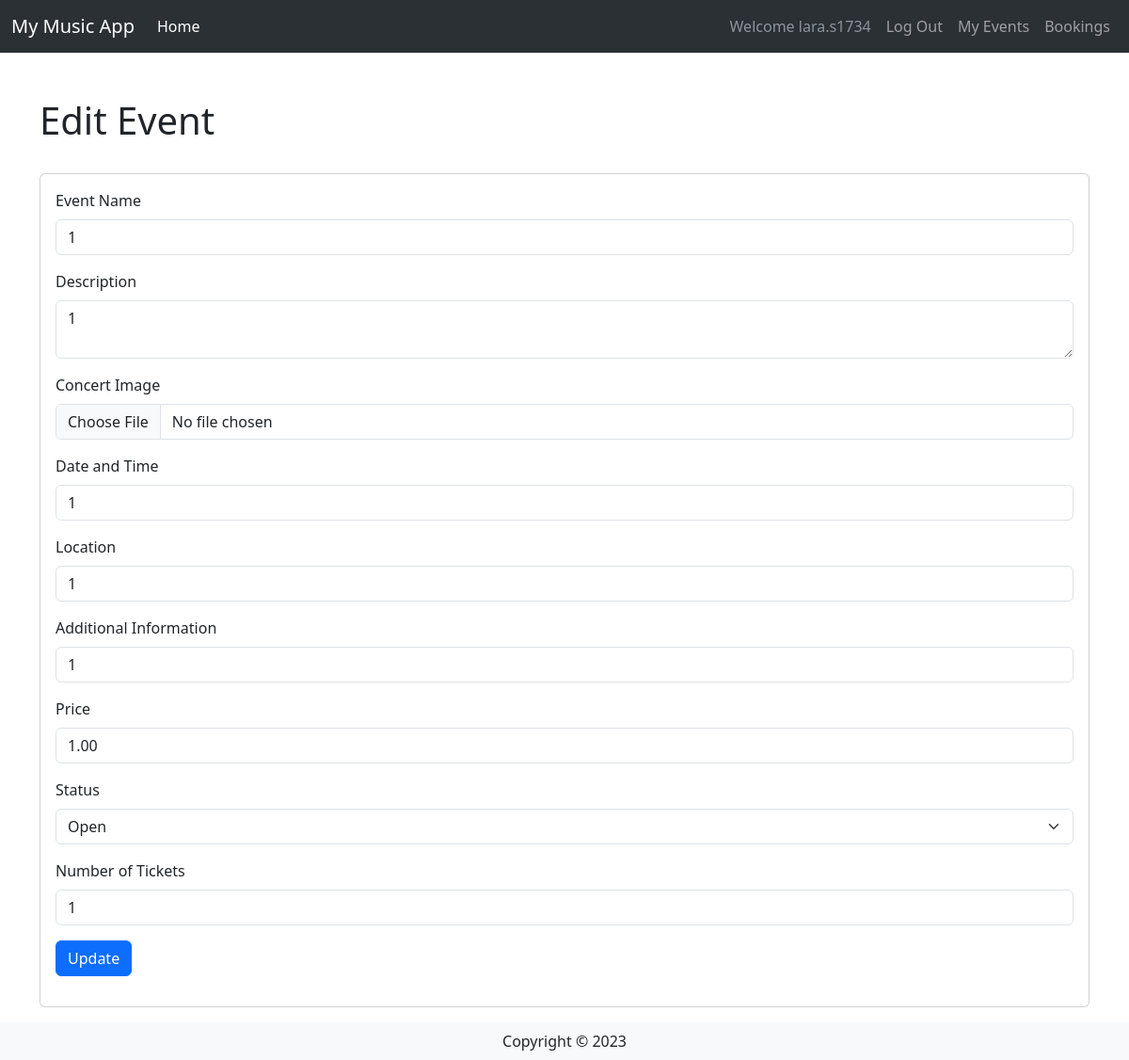
The page /events/2/edit (signed in) on the database as committed earlier.
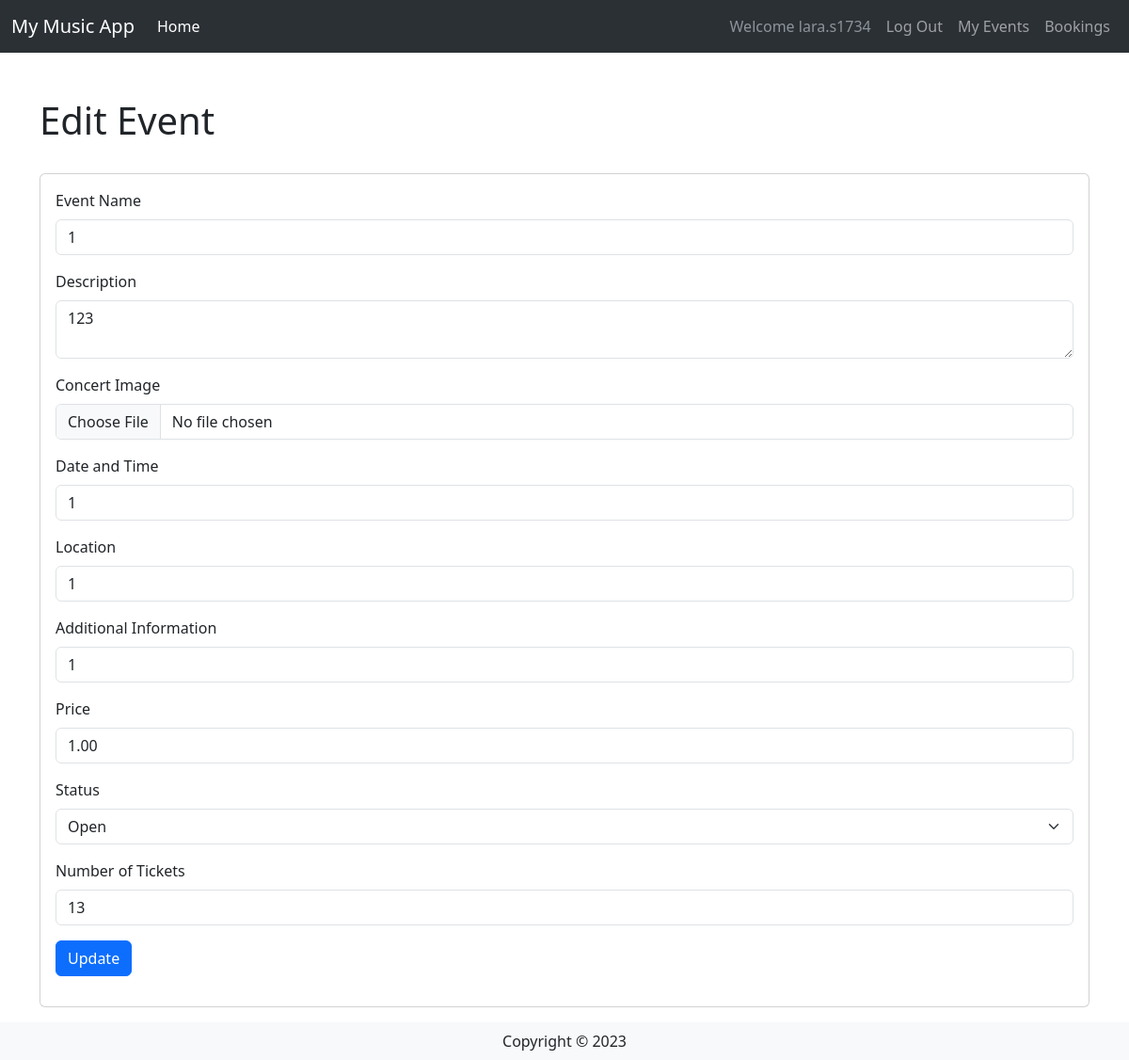
The same page on the database as committed later.
### website/models.py (models this page shows, shortened)
class User(db.Model,UserMixin):
    __tablename__ = 'User' # good practice to specify table name
    id = db.Column(db.Integer, primary_key=True)
    UserName = db.Column(db.String(100), index=True, unique=True, nullable=False)
    UserEmail = db.Column(db.String(100), index=True, nullable=False)
    UserPass_hash = db.Column(db.String(255), nullable=False)
    Phone_Num = db.Column(db.NUMERIC(20), nullable=False)
    Comments = db.relationship('Comment', backref='user')

class Concert(db.Model):
    __tablename__ = 'Event'
    id = db.Column(db.Integer, primary_key=True)
    EventName = db.Column(db.String(80))
    EventDesc = db.Column(db.String(200))
    EventImage = db.Column(db.String(400))
    EventDateTime = db.Column(db.String(100))
    EventLocation = db.Column(db.String(100))
    EventInfo = db.Column(db.String(200))
    EventPrice = db.Column(db.DECIMAL(9, 2))
    EventStatus = db.Column(db.String(20))
    EventTicketCount = db.Column(db.Integer)
    UserId = db.Column(db.Integer, db.ForeignKey('User.id'))
    userCreator = db.relationship('User', backref='events_created')
    Comments = db.relationship('Comment', backref='concert')

### website/events.py (the view, shortened to what this page needs)
@my_events_bp.route('/<int:id>/edit', methods=['GET', 'POST'])
@login_required
def edit_event(id):
    event = Concert.query.get(id)
    form = UpdateConcertForm(obj=event)
    return render_template('user/eventsedit.html', form=form, event=event)

### website/forms.py
class UpdateConcertForm(FlaskForm):
    EventName = StringField('Event Name', validators=[InputRequired()])
    EventDesc = TextAreaField('Description', validators=[InputRequired()])
    EventImage = FileField('Concert Image', validators=[
        FileAllowed(ALLOWED_FILE, message='Only supports PNG, JPG, png, jpg')])
    EventDateTime = StringField('Date and Time', validators=[InputRequired()])
    EventLocation = StringField('Location', validators=[InputRequired()])
    EventInfo = StringField('Additional Information', validators=[InputRequired()])
    EventPrice = StringField('Price', validators=[InputRequired()])
    EventStatus = SelectField('Status', choices=[('open', 'Open'), ('inactive', 'Inactive'), ('cancelled', 'Cancelled'), ('sold out', 'Sold Out')], validators=[InputRequired()])
    EventTicketCount = StringField('Number of Tickets', validators=[InputRequired()])
    submit = SubmitField("Update")

### website/templates/user/eventsedit.html (shortened to what this page needs)
{% extends 'base.html' %}
{% from 'bootstrap5/form.html' import render_form %}
{% block content %}
<div class="container">
    <div class="row mt-5 mb-3">
        <div class="col-md-12">
            <h1 class="mb-0">Edit Event</h1>
        </div>
    </div>
    <div class="row">
        <div class="col-md-12">
            <div class="card my-3">
                <div class="card-body">
                    {{ render_form(form) }}
                </div>
            </div>
        </div>
    </div>
</div>
{% endblock %}

### website/templates/base.html (shortened to what this page needs)
<html>
  <head>
    <link
      href="https://cdn.jsdelivr.net/npm/bootstrap@5.3.0-alpha3/dist/css/bootstrap.min.css"
      rel="stylesheet"
    />
  </head>
  <body>
    <headerclass="bg-light border-bottom">
      <nav
        data-bs-theme="dark"
        class="navbar bg-primary navbar-expand-lg bg-body-tertiary"
      >
        <div class="container-fluid">
          <a class="navbar-brand" href="/">My Music App</a>
          <div class="collapse navbar-collapse" id="navbarSupportedContent">
            <ul class="navbar-nav me-auto mb-2 mb-lg-0">
              <li class="nav-item">
                <a class="nav-link active" aria-current="page" href="/">Home</a>
              </li>
            </ul>
            <div class="navbar-nav ml-auto">
              {% if current_user.is_authenticated %}
              <a class="nav-item nav-link disabled text-muted" href="#"
                >Welcome {{current_user.UserName}}</a
              >
              <a class="nav-item nav-link" href="{{ url_for('auth.logout') }}"
                >Log Out</a
              >
              {% endif %}
              <a class="nav-item nav-link" href="{{ url_for('events.events') }}">My Events</a>
              <a class="nav-item nav-link" href="{{ url_for('userbooking.userbookings') }}">Bookings</a>
            </div>
          </div>
        </div>
      </nav>
    {% block content %} {% endblock %}
    <footer class="footer">
      <div class="text-center py-2 bg-light">
        <span class="text-dark">Copyright &copy; {{year}}</span>
      </div>
    </footer>
  </body>
</html>

Rows that differ between the two databases and show on the page:
changed Concert "Open": EventDesc "1" → "123"; EventTicketCount "1" → "13"
